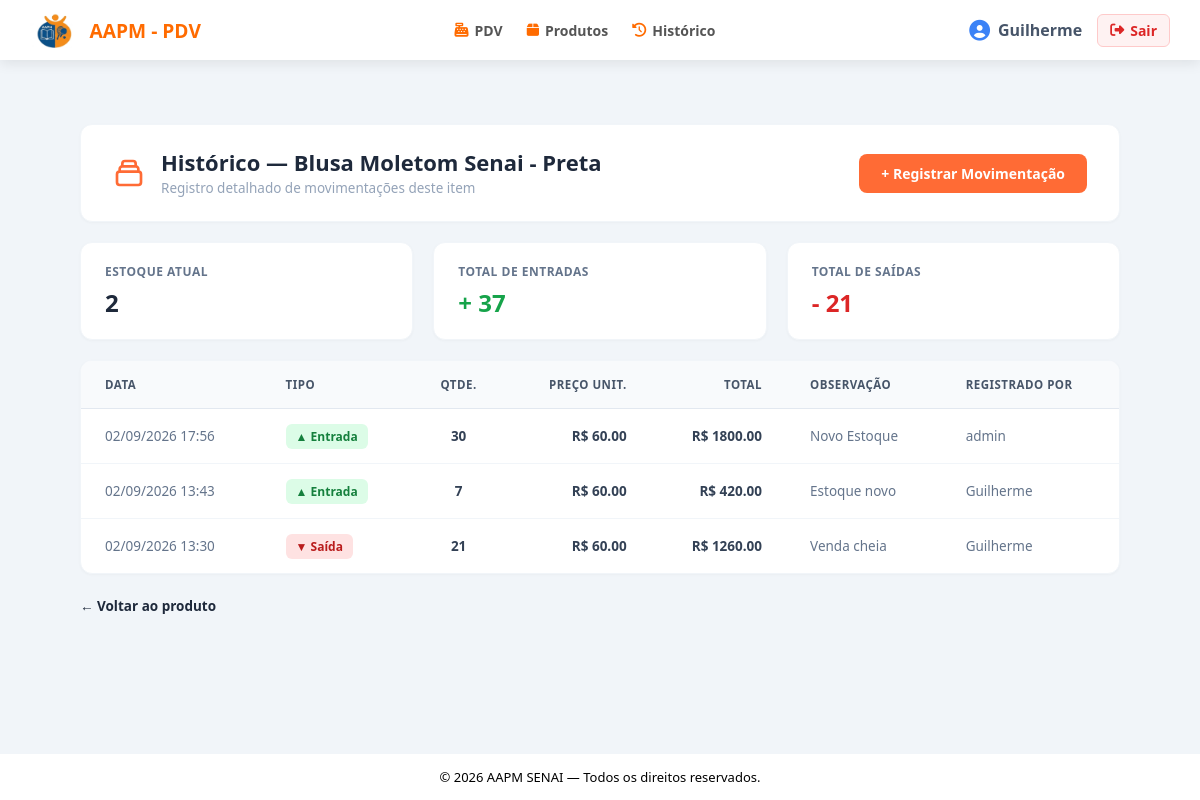
Before: /movimentacoes/produto/2 (signed in) with the older database file.
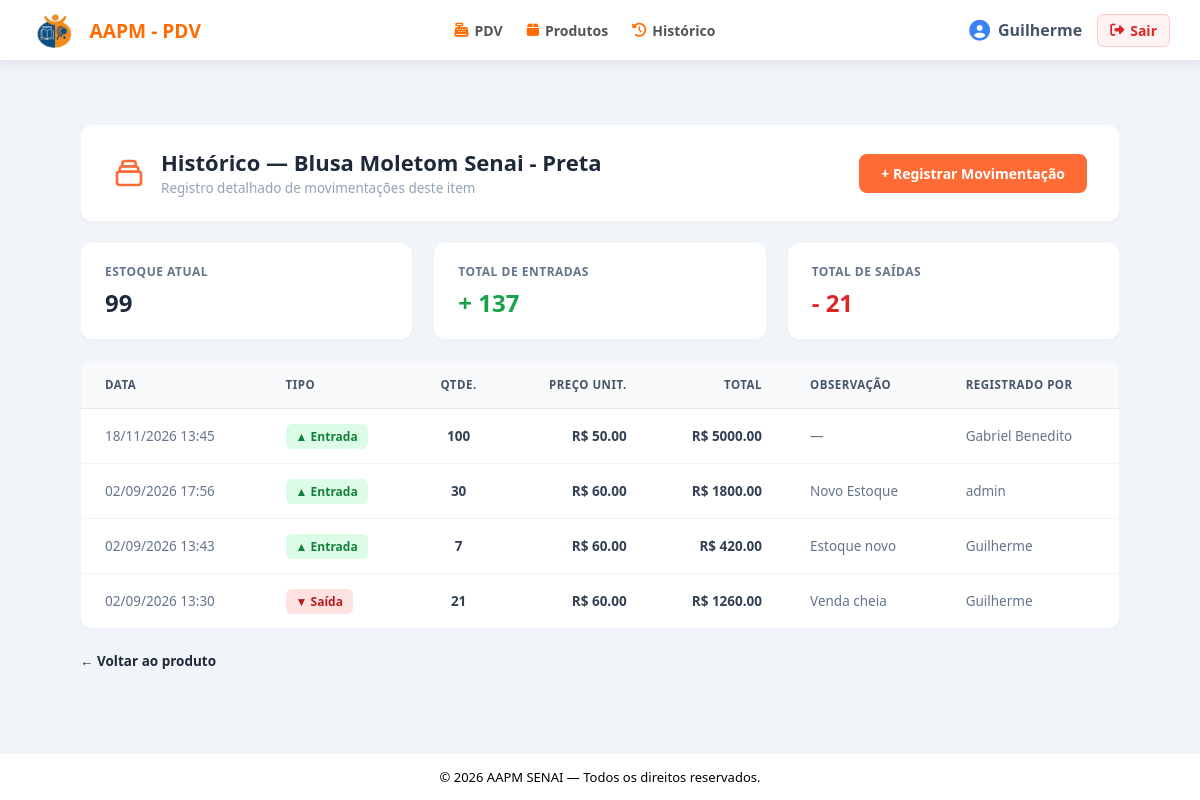
After: the same page with the newer database file.
### app/models/produto.py (models this page shows, shortened)
class Produto(Base):
    __tablename__ = "produtos"
    id = Column(Integer, primary_key=True, autoincrement=True, index=True)
    nome = Column(String(150), nullable=False, index=True)
    preco = Column(Float, nullable=False, default=0.0)
    estoque_atual = Column(Integer, nullable=False, default=0)
    ativo = Column(Boolean, default=True)
    imagem_path = Column(String(255), nullable=True)
    categoria_id = Column(Integer, ForeignKey("categorias.id", ondelete="SET NULL"), nullable=True )
    categoria = relationship("Categoria", back_populates="produtos")

### app/models/movimentacao.py (models this page shows, shortened)
class Movimentacao(Base):
    __tablename__ = "movimentacoes"
    id         = Column(Integer, primary_key=True, index=True)
    tipo       = Column(
        Enum(TipoMovimentacao),
        nullable=False
    )
    quantidade = Column(Integer, nullable=False)
    preco_unitario = Column(Float, nullable=False, default=0.0)
    observacao = Column(String(255), nullable=True)
    criado_em  = Column(DateTime, server_default=func.now())
    produto_id = Column(
        Integer,
        ForeignKey("produtos.id", ondelete="CASCADE"),
        nullable=False
    )
    usuario_id = Column(
        Integer,
        ForeignKey("usuarios.id", ondelete="SET NULL"),
        nullable=True
    )
    produto = relationship("Produto", backref="movimentacoes")
    usuario = relationship("Usuario", backref="movimentacoes")

### app/models/usuarios.py (models this page shows)
class Usuario(Base):
    __tablename__ = "usuarios"
    id = Column(Integer, primary_key=True, autoincrement=True)
    nome = Column(String(100), nullable=False)
    email = Column(String(150), unique=True, nullable=False)
    senha_hash = Column(String(255), nullable=False)
    role = Column(String(20), nullable=False, default="operador")
    ativo = Column(Boolean, default=True)
    criando_em = Column(DateTime, server_default=func.now())

### app/controllers/movimentacao_controller.py (the view)
@router.get("/produto/{produto_id}")
def historico_produto(
    produto_id: int,
    request: Request,
    db: Session = Depends(get_db),
    usuario = Depends(get_usuario_logado)
):
    produto = db.query(Produto).filter(Produto.id == produto_id).first()
    if not produto:
        return RedirectResponse(url="/produtos", status_code=302)
    movimentacoes = (
        db.query(Movimentacao)
        .filter(Movimentacao.produto_id == produto_id)
        .order_by(Movimentacao.id.desc())
        .all()
    )
    total_entradas = sum(
        m.quantidade for m in movimentacoes
        if m.tipo == TipoMovimentacao.ENTRADA
    )
    total_saidas = sum(
        m.quantidade for m in movimentacoes
        if m.tipo == TipoMovimentacao.SAIDA
    )
    return templates.TemplateResponse(
        request,
        "movimentacoes/historico.html",
        {
            "request":        request,
            "usuario":        usuario,
            "produto":        produto,
            "movimentacoes":  movimentacoes,
            "total_entradas": total_entradas,
            "total_saidas":   total_saidas,
        }
    )

### app/templates/movimentacoes/historico.html (shortened to what this page needs)
{% extends "base.html" %}
{% block content %}
<link rel="stylesheet" href="{{ url_for('static', path='css/historico_produtos.css') }}">
<div class="historico-wrapper">
    <div class="hist-header-card">
        <div class="hist-header-left">
            <div>
                <h1 class="hist-header-title">Histórico — {{ produto.nome }}</h1>
                <p class="hist-header-subtitle">Registro detalhado de movimentações deste item</p>
            </div>
        </div>
        <a href="/movimentacoes/nova?produto_id={{ produto.id }}" class="hist-btn-primary">
            + Registrar Movimentação
        </a>
    </div>
    <div class="hist-metrics-grid">
        <div class="metric-card">
            <span class="metric-label">Estoque Atual</span>
            <span class="metric-value">{{ produto.estoque_atual }}</span>
        </div>
        <div class="metric-card">
            <span class="metric-label">Total de Entradas</span>
            <span class="metric-value entrada">+ {{ total_entradas }}</span>
        </div>
        <div class="metric-card">
            <span class="metric-label">Total de Saídas</span>
            <span class="metric-value saida">- {{ total_saidas }}</span>
        </div>
    </div>
    <div class="hist-table-card">
        <table class="hist-table">
            <thead>
                <tr>
                    <th>DATA</th>
                    <th>TIPO</th>
                    <th style="text-align: center;">QTDE.</th>
                    <th style="text-align: right;">PREÇO UNIT.</th>
                    <th style="text-align: right;">TOTAL</th>
                    <th>OBSERVAÇÃO</th>
                    <th>REGISTRADO POR</th>
                </tr>
            </thead>
            <tbody>
                {% for m in movimentacoes %}
                <tr>
                    <td style="color: #64748b;">{{ m.criado_em.strftime('%d/%m/%Y %H:%M') }}</td>
                    <td>
                        {% if m.tipo.value == 'entrada' or m.tipo == 'entrada' %}
                            <span class="hist-badge-entrada">▲ Entrada</span>
                        {% else %}
                            <span class="hist-badge-saida">▼ Saída</span>
                        {% endif %}
                    </td>
                    <td style="text-align: center; font-weight: 600;">{{ m.quantidade }}</td>
                    <td style="text-align: right; font-weight: 600;">R$ {{ "%.2f"|format(m.preco_unitario) }}</td>
                    <td style="text-align: right; font-weight: 600;">R$ {{ "%.2f"|format(m.valor_total) }}</td>
                    <td style="color: #64748b;">{{ m.observacao or "—" }}</td>
                    <td style="color: #64748b;">{{ m.usuario.nome if m.usuario else "—" }}</td>
                </tr>
                {% endfor %}
            </tbody>
        </table>
    </div>
    <div class="hist-back-box">
        <a href="/produtos/{{ produto.id }}" class="hist-back-link">
            ← Voltar ao produto
        </a>
    </div>
</div>
{% endblock %}

Changed rows visible on the page:
changed Produto "Blusa Moletom Senai - Preta": estoque_atual "2" → "99"
added Movimentacao: criado_em "18/11/2026 13:45", tipo "▲ Entrada", quantidade "100", preco_unitario "50.00", valor_total "5000.00", observacao "—", usuario "Gabriel Benedito"
Other visible differences:
{{ total_entradas }}: "37" → "137"
